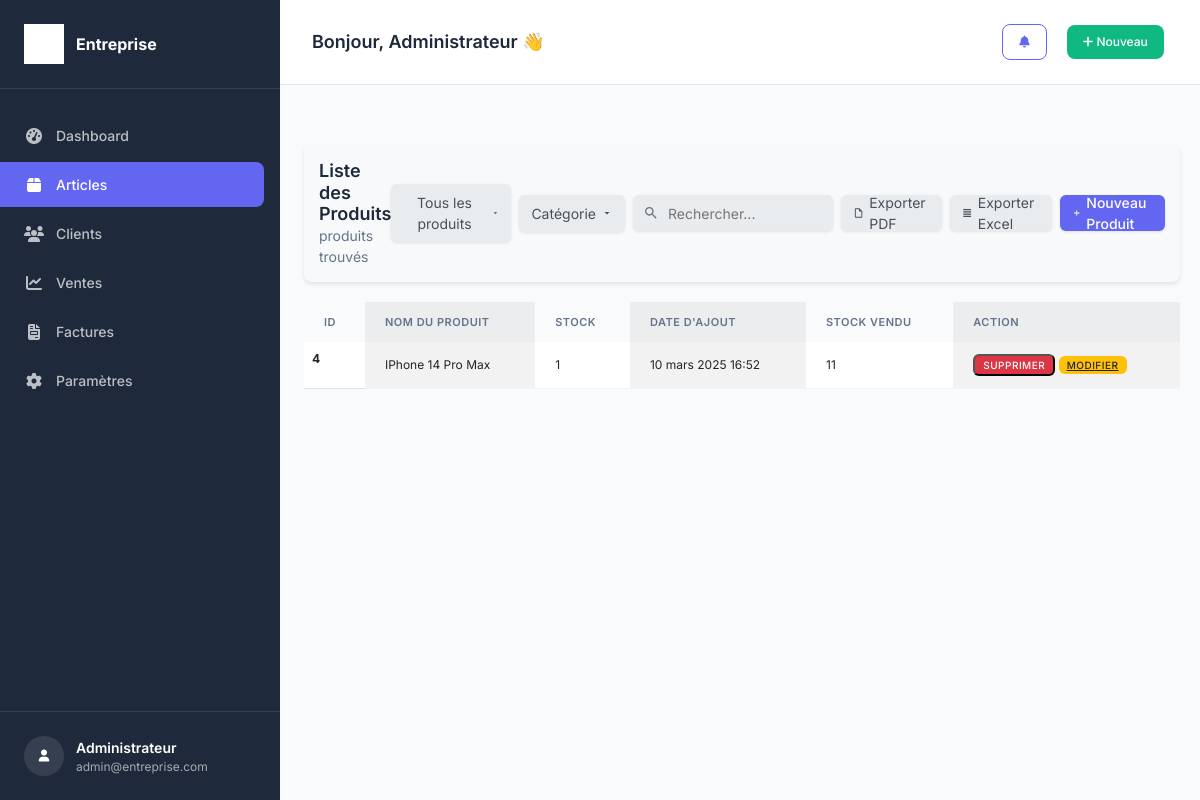
Page /article_list on the earlier database version.
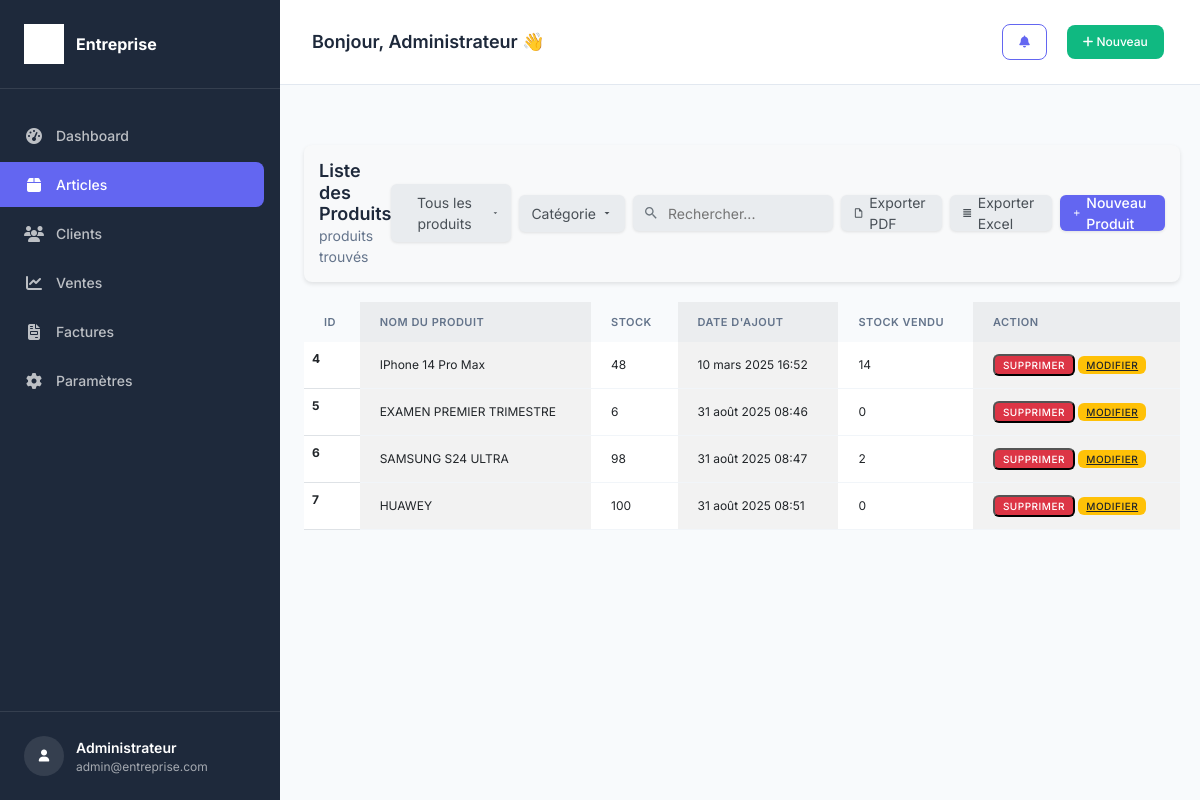
Same page on the later database version.
### fact_app/models.py (models this page shows, shortened)
class Article(models.Model):
    name = models.CharField(max_length=132)
    stock = models.PositiveIntegerField()
    created_at = models.DateTimeField(auto_now_add=True)
    is_active = models.BooleanField(default=True)
    class Meta:
        verbose_name = "Article"
        verbose_name_plural = "Articles"
    @property
    def total_sold(self):
        return sum(item.quantity for item in self.invoiceitem_set.all())  # Récupère toutes les ventes liées à l'article et somme les quantités vendues

class InvoiceItem(models.Model):
    invoice = models.ForeignKey(Invoice, null=True, blank=True, on_delete=models.SET_NULL, related_name="invoice_items")
    article = models.ForeignKey(Article, null=True, blank=True, on_delete=models.SET_NULL)
    unit_price = models.DecimalField(max_digits=10, decimal_places=2)
    quantity = models.PositiveIntegerField()

### fact_app/views.py (the view, shortened to what this page needs)
# urls.py: path('article_list', views.article_list, name='article-list'),
def article_list(request):
    articles = Article.objects.filter(is_active=True)  # Récupérer tous les produits
    articles = pagination(request, articles)  # Paginer les articles
    return render(request, 'article_list.html', {'articles': articles})

### fact_app/utils.py (called while the page is built)
def pagination(request, items):
        default_page = 1
        page = request.GET.get('page', default_page)
        items_per_page = 10  # Augmenté à 10 éléments par page
        paginator = Paginator(items, items_per_page)
        try:
            items_page = paginator.page(page)
        except PageNotAnInteger:
            items_page = paginator.page(default_page)
        except EmptyPage:
            items_page = paginator.page(paginator.num_pages)
        return items_page

### templates/article_list.html (shortened to what this page needs)
{% extends "base.html" %}
{% load static %}
{% block content %}
<br><br>
<div class="filters-container" style="display: flex; justify-content: space-between; align-items: center; margin-bottom: 20px; padding: 15px; background-color: #f8f9fa; border-radius: 8px; box-shadow: 0 2px 4px rgba(0,0,0,0.1);">
    <div style="display: flex; flex-direction: column;">
        <h5 class="card-title mb-0" style="margin: 0; font-size: 18px; font-weight: 600; color: #1e293b;">Liste des Produits</h5>
        <p class="card-subtitle mb-0" style="margin: 0; font-size: 14px; color: #64748b;">{{ articles.count }} produits trouvés</p>
    </div>
    <div class="right-actions" style="display: flex; gap: 8px; align-items: center;">
        <div class="filter-dropdown" style="position: relative;">
            <button class="filter-btn" type="button" data-bs-toggle="dropdown" aria-expanded="false" style="background-color: #e9ecef; border: none; border-radius: 6px; padding: 8px 12px; color: #495057; font-size: 14px; display: flex; align-items: center; gap: 5px; min-width: 120px; justify-content: space-between; box-shadow: 0 1px 3px rgba(0,0,0,0.1);">
                <span>Tous les produits</span>
                <svg width="12" height="12" viewBox="0 0 24 24" fill="currentColor">
                    <path d="M7 10l5 5 5-5z"/>
                </svg>
            </button>
        </div>
        <div class="filter-dropdown" style="position: relative;">
            <button class="filter-btn" type="button" data-bs-toggle="dropdown" aria-expanded="false" style="background-color: #e9ecef; border: none; border-radius: 6px; padding: 8px 12px; color: #495057; font-size: 14px; display: flex; align-items: center; gap: 5px; min-width: 100px; justify-content: space-between; box-shadow: 0 1px 3px rgba(0,0,0,0.1);">
                <span>Catégorie</span>
                <svg width="12" height="12" viewBox="0 0 24 24" fill="currentColor">
                    <path d="M7 10l5 5 5-5z"/>
                </svg>
            </button>
        </div>
        <div class="search-container" style="position: relative; display: flex; align-items: center; margin-top: 24px;">
            <input id="search" type="text" placeholder="Rechercher..." style="background-color: #e9ecef; border: none; border-radius: 6px; padding: 8px 12px 8px 35px; color: #495057; font-size: 14px; width: 200px; height: 36px; box-shadow: 0 1px 3px rgba(0,0,0,0.1); line-height: 1; box-sizing: border-box;">
        </div>
        <a href="{% url 'export-articles-pdf' %}" class="export-btn" style="background-color: #e9ecef; border: none; border-radius: 6px; padding: 8px 12px; color: #495057; font-size: 14px; display: flex; align-items: center; gap: 5px; height: 36px; box-shadow: 0 1px 3px rgba(0,0,0,0.1); text-decoration: none;">
            <svg width="16" height="16" viewBox="0 0 24 24" fill="currentColor">
                <path d="M14,2H6A2,2 0 0,0 4,4V20A2,2 0 0,0 6,22H18A2,2 0 0,0 20,20V8L14,2M18,20H6V4H13V9H18V20Z"/>
            </svg>
            Exporter PDF
        </a>
        <a href="{% url 'export-articles-excel' %}" class="export-btn" style="background-color: #e9ecef; border: none; border-radius: 6px; padding: 8px 12px; color: #495057; font-size: 14px; display: flex; align-items: center; gap: 5px; height: 36px; box-shadow: 0 1px 3px rgba(0,0,0,0.1); text-decoration: none;">
            <svg width="16" height="16" viewBox="0 0 24 24" fill="currentColor">
                <path d="M3,3H21V5H3V3M3,7H21V9H3V7M3,11H21V13H3V11M3,15H21V17H3V15M3,19H21V21H3V19Z"/>
            </svg>
            Exporter Excel
        </a>
        <a href="{% url 'add-article' %}" style="background-color: #6366f1; border: none; border-radius: 6px; padding: 8px 12px; color: white; font-size: 14px; display: flex; align-items: center; gap: 5px; height: 36px; box-shadow: 0 1px 3px rgba(0,0,0,0.1); text-decoration: none; font-weight: 500;">
            <svg width="16" height="16" viewBox="0 0 24 24" fill="currentColor">
                <path d="M19,13H13V19H11V13H5V11H11V5H13V11H19V13Z"/>
            </svg>
            Nouveau Produit
        </a>
    </div>
</div>
<div>
   <table class="table table-striped-columns">
      <thead>
         <tr>
            <th scope="col">ID</th>
            <th scope="col">NOM DU PRODUIT</th>
            <th scope="col">STOCK</th>
            <th scope="col">DATE D'AJOUT</th>
            <th scope="col">STOCK VENDU</th>
            <th scope="col">ACTION</th>
         </tr>
      </thead>
      <tbody id="myTable">
         {% if articles %}
         {% for article in articles %}
         {% if article.is_active %}
         <tr>
            <th scope="row">{{ article.pk }}</th>
            <td>{{ article.name }}</td>
            <td>{{ article.stock }}</td>
            <td>{{ article.created_at }}</td>
            <td>{{ article.total_sold }}</td>
            <td>
               <button id="btn-article-sup" type="button" class="badge text-white bg-danger" title="Supprimer" data-toggle="modal" data-target="#supprimer" data-id="{{ article.pk }}" data-article-name="{{ article.name }}">
               SUPPRIMER </button>
               <a href="{% url 'edit-article' article_id=article.pk %}" class="badge text-dark bg-warning" title="Modifier">MODIFIER</a>
            </td>
         </tr>
         {% endif %}
         {% endfor %}
         {% else %}
         <tr>
            <td colspan="5" class="text-center">Aucun article trouvé.</td>
         </tr>
         {% endif %}
      </tbody>
   </table>
</div>
{% endblock %}

### templates/base.html (shortened to what this page needs)
<!DOCTYPE html>
{% load static %}
<html lang="fr">
<head>
    <link href="https://cdn.jsdelivr.net/npm/bootstrap@5.3.0/dist/css/bootstrap.min.css" rel="stylesheet">
    <link rel="stylesheet" href="https://cdnjs.cloudflare.com/ajax/libs/font-awesome/6.4.0/css/all.min.css">
    <link rel="stylesheet" href="{% static 'style.css' %}">
</head>
<body>
    <div class="dashboard-container">
        <aside class="sidebar">
            <div class="sidebar-header">
                <div class="logo">
                    <img src="{% static 'images/photo.jpeg' %}" alt="Photo" class="logo-img">
                    <span class="logo-text">Entreprise</span>
                </div>
            </div>
            <nav class="sidebar-nav">
                <ul class="nav-list">
                    <li class="nav-item">
                        <a href="{% url 'home' %}" class="nav-link {% if request.resolver_match.url_name == 'home' %}active{% endif %}">
                            <i class="fas fa-tachometer-alt"></i>
                            <span>Dashboard</span>
                        </a>
                    </li>
                    <li class="nav-item">
                        <a href="{% url 'article-list' %}" class="nav-link {% if 'article' in request.resolver_match.url_name %}active{% endif %}">
                            <i class="fas fa-box"></i>
                            <span>Articles</span>
                        </a>
                    </li>
                    <li class="nav-item">
                        <a href="{% url 'customer-list' %}" class="nav-link {% if 'customer' in request.resolver_match.url_name %}active{% endif %}">
                            <i class="fas fa-users"></i>
                            <span>Clients</span>
                        </a>
                    </li>
                    <li class="nav-item">
                        <a href="{% url 'sales-summary-list' %}" class="nav-link {% if 'sales' in request.resolver_match.url_name %}active{% endif %}">
                            <i class="fas fa-chart-line"></i>
                            <span>Ventes</span>
                        </a>
                    </li>
                    <li class="nav-item">
                        <a href="#" class="nav-link {% if 'invoice' in request.resolver_match.url_name %}active{% endif %}">
                            <i class="fas fa-file-invoice"></i>
                            <span>Factures</span>
                        </a>
                    </li>
                    <li class="nav-item">
                        <a href="#" class="nav-link">
                            <i class="fas fa-cog"></i>
                            <span>Paramètres</span>
                        </a>
                    </li>
                </ul>
            </nav>
            <div class="sidebar-footer">
                <div class="user-profile">
                    <div class="user-avatar">
                        <i class="fas fa-user"></i>
                    </div>
                    <div class="user-info">
                        <span class="user-name">Administrateur</span>
                        <span class="user-email">admin@entreprise.com</span>
                    </div>
                </div>
            </div>
        </aside>
        <main class="main-content">
            <header class="main-header">
                <div class="header-left">
                    <h1 class="greeting">Bonjour, Administrateur 👋</h1>
                </div>
                <div class="header-right">
                    <div class="header-actions">
                        <button class="btn btn-outline-primary me-2">
                            <i class="fas fa-bell"></i>
                        </button>
                        <button class="btn btn-success me-2">
                            <i class="fas fa-plus"></i>
                            Nouveau
                        </button>
                    </div>
                </div>
            </header>
            <div class="content-area">
                {% block content %}
                {% endblock content %}
            </div>
        </main>
    </div>
</body>
</html>

Differences in the rows shown:
changed Article "IPhone 14 Pro Max": stock "1" → "48"; total_sold "11" → "14"
added Article: pk "5", name "EXAMEN PREMIER TRIMESTRE", stock "6", created_at "31 août 2025 08:46", total_sold "0"
added Article: pk "6", name "SAMSUNG S24 ULTRA", stock "98", created_at "31 août 2025 08:47", total_sold "2"
added Article: pk "7", name "HUAWEY", stock "100", created_at "31 août 2025 08:51", total_sold "0"
